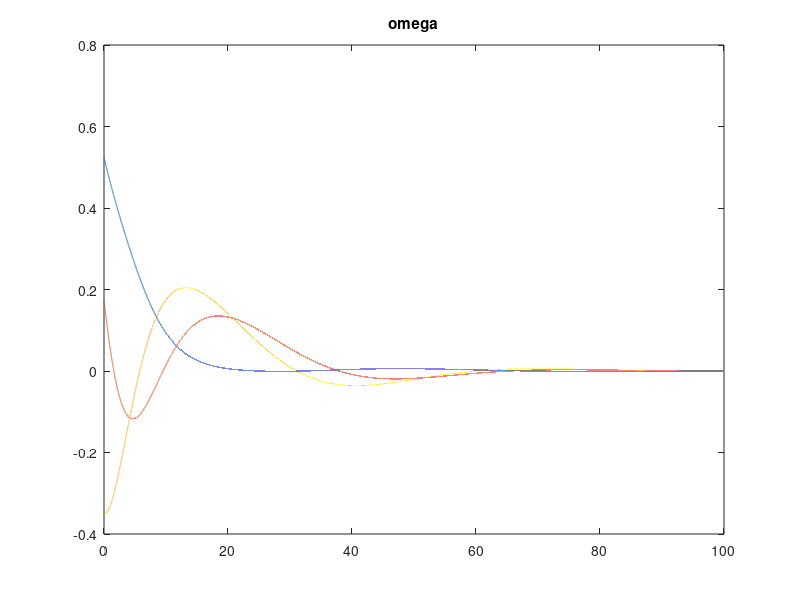
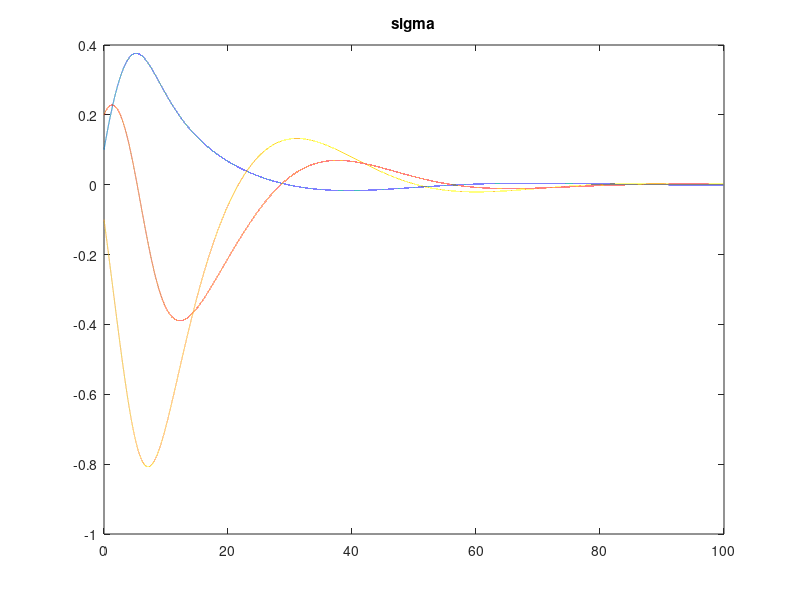

Write MATLAB code to recreate these figures, in order.
clear;clc;close all;

%% Step and simulation time
step = 0.001;
t = 0:step:100;

%% Inertial matrix
I1 = 100; % kgm^2
I2 = 75; % kgm^2
I3 = 80; % kgm^2
I = [I1 0 0;0 I2 0;0 0 I3];

%% Controller's parameters
K = 5;
P = 10*eye(3);
L = 0;

%% State
sigma = cell(1,size(t,2));
omega = cell(1,size(t,2));

%% Initial condition
sigma{1} = [0.1 0.2 -0.1]';
omega{1} = [pi/6 pi/18 -pi/9]';

for i = 1:size(t,2)
   %% Control signal
   u = -K*sigma{i} - P*omega{i} + cross(omega{i},(I*omega{i}));
   domega = inv(I)*(cross(omega{i},(I*omega{i})) + u);
   
   %% Update state
   omega{i+1} = omega{i} + step*domega;
   
   %% Update attitude
   sigma_tilde = [0 -sigma{i}(3) sigma{i}(2);sigma{i}(3) 0 -sigma{i}(1);-sigma{i}(2) sigma{i}(1) 0];
   dsigma = 1/4*((1 - dot(sigma{i},sigma{i}))*eye(3) + 2*sigma_tilde + 2*sigma{i}*sigma{i}')*omega{i};
   sigma{i+1} = sigma{i} + step*dsigma;
end

%% Plot
    sigma = cell2mat(sigma);
    omega = cell2mat(omega);
    
    figure;
    plot(t,omega(1,1:100001));
    hold on
    plot(t,omega(2,1:100001));
    plot(t,omega(3,1:100001));
    title('omega');
    hold off
    
    figure;
    plot(t,sigma(1,1:100001));
    hold on
    plot(t,sigma(2,1:100001));
    plot(t,sigma(3,1:100001));
    title('sigma');
    hold off